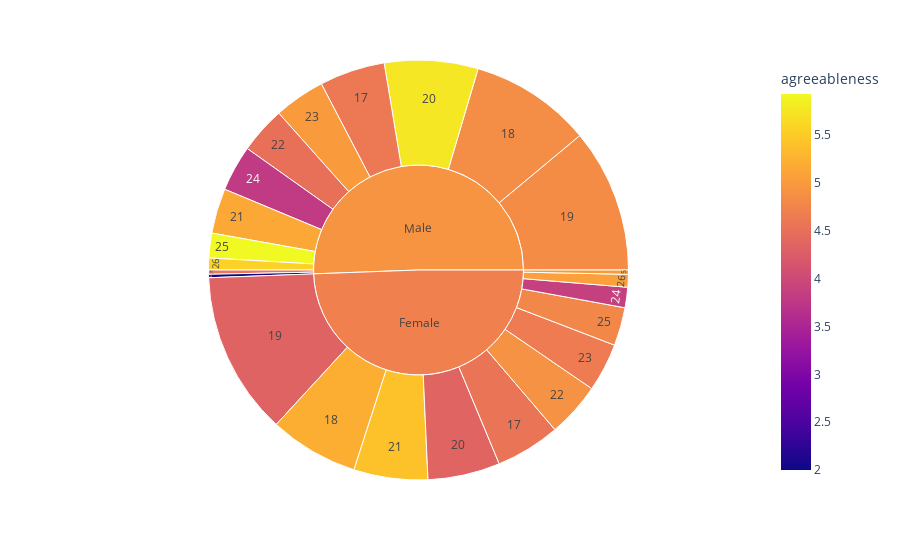

The notebook cell saved with this chart:
### Markdown cell above
La última figura que se muestra, clasifica los participantes entre hombre y mujeres, dándoles el color según la puntuación que tengan en la característica de símpatía. Además, se los segmenta también por la edad. Con este gráfico, se puede deducir el porcentaje de simpatía que tienen los participantes y analizar si tienen la mayoría de datos con la edad y el género.

### Code cell
fig = px.sunburst(df, path=['Gender', 'Age'], values='openness',
                  color='agreeableness', hover_data=['extraversion'])
fig.show()

### Figure 1 — Plotly figure (JSON) as saved in the notebook; plotly's stock layout.template omitted (floating-point values rounded to 4 significant figures)
{"data": [{"branchvalues": "total", "customdata": [[5, 5], ["(?)", 4.566], ["(?)", 4.61], ["(?)", 5.21], ["(?)", 4.853], ["(?)", 4.339], ["(?)", 4.84], ["(?)", 4.353], ["(?)", 5.764], ["(?)", 5.414], ["(?)", 5.151], ["(?)", 4.906], ["(?)", 4.509], ["(?)", 4.649], ["(?)", 5], ["(?)", 3.875], ["(?)", 3.796], ["(?)", 4.778], ["(?)", 5.931], ["(?)", 5.067], ["(?)", 5.571], ["(?)", 4.6], [5, 2], ["(?)", 4.71], ["(?)", 4.926]], "domain": {"x": [0, 1], "y": [0, 1]}, "hovertemplate": "labels=%{label}<br>openness=%{value}<br>parent=%{parent}<br>id=%{id}<br>extraversion=%{customdata[0]}<br>agreeableness=%{color}<extra></extra>", "ids": ["Female/5", "Female/17", "Male/17", "Female/18", "Male/18", "Female/19", "Male/19", "Female/20", "Male/20", "Female/21", "Male/21", "Female/22", "Male/22", "Female/23", "Male/23", "Female/24", "Male/24", "Female/25", "Male/25", "Female/26", "Male/26", "Male/27", "Male/28", "Female", "Male"], "labels": ["5", "17", "17", "18", "18", "19", "19", "20", "20", "21", "21", "22", "22", "23", "23", "24", "24", "25", "25", "26", "26", "27", "28", "Female", "Male"], "marker": {"coloraxis": "coloraxis", "colors": [5, 4.566, 4.61, 5.21, 4.853, 4.339, 4.84, 4.353, 5.764, 5.414, 5.151, 4.906, 4.509, 4.649, 5, 3.875, 3.796, 4.778, 5.931, 5.067, 5.571, 4.6, 2, 4.71, 4.926]}, "name": "", "parents": ["Female", "Female", "Male", "Female", "Male", "Female", "Male", "Female", "Male", "Female", "Male", "Female", "Male", "Female", "Male", "Female", "Male", "Female", "Male", "Female", "Male", "Male", "Male", "", ""], "type": "sunburst", "values": [5, 76, 77, 105, 143, 192, 169, 85, 110, 87, 53, 64, 55, 57, 60, 24, 54, 45, 29, 15, 14, 5, 4, 755, 773]}], "layout": {"autosize": true, "coloraxis": {"colorbar": {"title": {"text": "agreeableness"}}, "colorscale": [[0, "#0d0887"], [0.1111, "#46039f"], [0.2222, "#7201a8"], [0.3333, "#9c179e"], [0.4444, "#bd3786"], [0.5556, "#d8576b"], [0.6667, "#ed7953"], [0.7778, "#fb9f3a"], [0.8889, "#fdca26"], [1, "#f0f921"]]}, "legend": {"tracegroupgap": 0}, "margin": {"t": 60}}}
